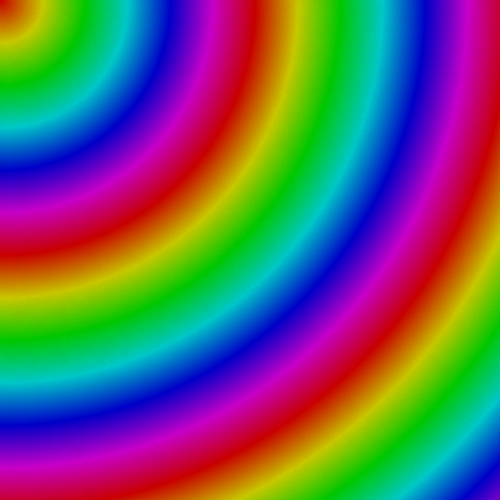
Frame 1 (no input)
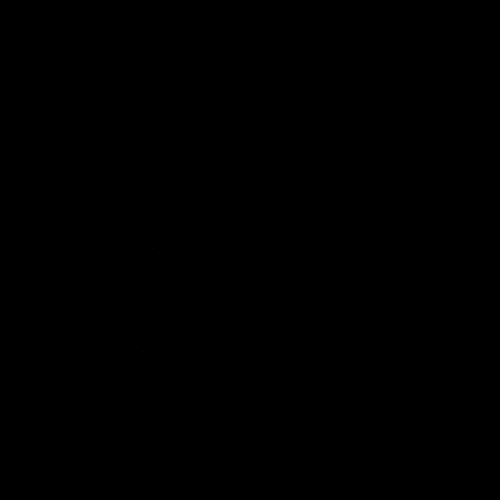
Frame 60 (the mouse pressed at the canvas centre just before this capture)
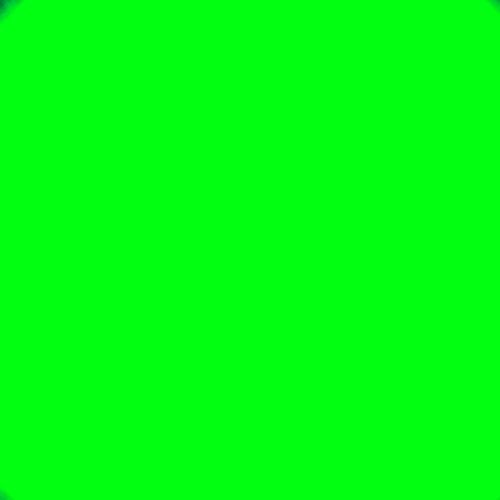
Frame 120 (the mouse held since frame 60 and released just before this capture)

The Processing sketch that drew these frames (run headless with seeded random() and noise(); from frame 60 on, the mouse is pressed at the canvas centre):

// Processing sketch: SunDown
// ── SunDown.pde
int x,y,c,n=500,l=255;float a,b,d,f;
void setup(){size(500,500);colorMode(HSB,l);}void draw(){f-=.75;for(x=0;x<n;x++)for(y=0;y<n;y++){d=dist(x,y,a,b);c=d<f?color(f%l,l,l):color(d%l,l,brightness(get(x,y))-noise(x/9f,y/9f)*5-random(5));set(x,y,c);}if(f<-50){f=l*1.5;a=l;b=l;}}//#p5t
